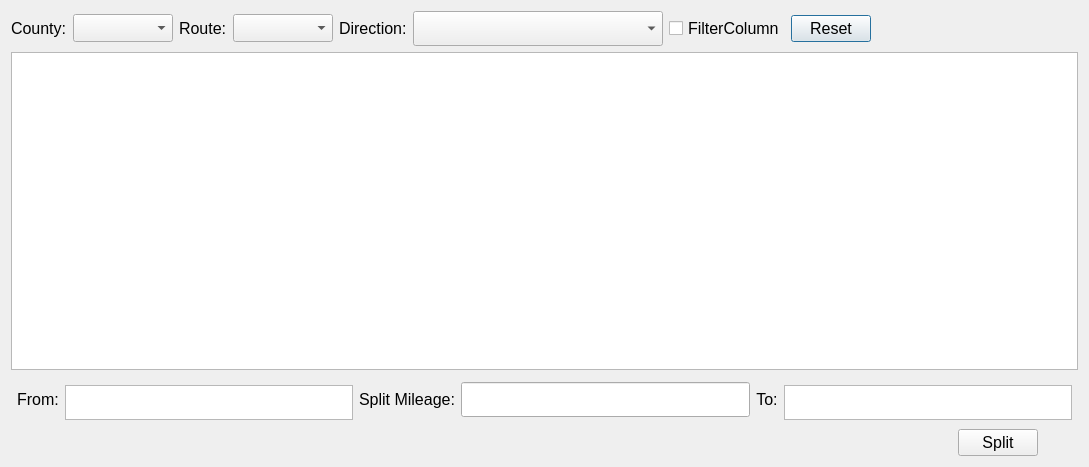
<?xml version="1.0" encoding="UTF-8"?>
<ui version="4.0">
 <class>DialogSplitSections</class>
 <widget class="QDialog" name="DialogSplitSections">
  <property name="geometry">
   <rect>
    <x>0</x>
    <y>0</y>
    <width>1089</width>
    <height>467</height>
   </rect>
  </property>
  <property name="font">
   <font>
    <pointsize>12</pointsize>
   </font>
  </property>
  <property name="windowTitle">
   <string>Split Sections</string>
  </property>
  <layout class="QVBoxLayout" name="verticalLayout">
   <item>
    <layout class="QHBoxLayout" name="horizontalLayout">
     <item>
      <widget class="QLabel" name="labelCounty">
       <property name="font">
        <font>
         <pointsize>12</pointsize>
        </font>
       </property>
       <property name="text">
        <string>County:</string>
       </property>
      </widget>
     </item>
     <item>
      <widget class="QComboBox" name="comboBoxCounty">
       <property name="minimumSize">
        <size>
         <width>100</width>
         <height>28</height>
        </size>
       </property>
       <property name="maximumSize">
        <size>
         <width>200</width>
         <height>16777215</height>
        </size>
       </property>
       <property name="font">
        <font>
         <pointsize>12</pointsize>
        </font>
       </property>
       <property name="toolTip">
        <string>&lt;html&gt;&lt;head/&gt;&lt;body&gt;&lt;p&gt;Please Select County&lt;/p&gt;&lt;/body&gt;&lt;/html&gt;</string>
       </property>
       <property name="statusTip">
        <string>Select County</string>
       </property>
      </widget>
     </item>
     <item>
      <widget class="QLabel" name="labelRoute">
       <property name="font">
        <font>
         <pointsize>12</pointsize>
        </font>
       </property>
       <property name="text">
        <string>Route:</string>
       </property>
      </widget>
     </item>
     <item>
      <widget class="QComboBox" name="comboBoxRoute">
       <property name="minimumSize">
        <size>
         <width>100</width>
         <height>28</height>
        </size>
       </property>
       <property name="maximumSize">
        <size>
         <width>200</width>
         <height>16777215</height>
        </size>
       </property>
       <property name="font">
        <font>
         <pointsize>12</pointsize>
        </font>
       </property>
       <property name="toolTip">
        <string>&lt;html&gt;&lt;head/&gt;&lt;body&gt;&lt;p&gt;Please Select Route&lt;/p&gt;&lt;/body&gt;&lt;/html&gt;</string>
       </property>
       <property name="statusTip">
        <string>Select Route</string>
       </property>
      </widget>
     </item>
     <item>
      <widget class="QLabel" name="labelDirection">
       <property name="font">
        <font>
         <pointsize>12</pointsize>
        </font>
       </property>
       <property name="text">
        <string>Direction:</string>
       </property>
      </widget>
     </item>
     <item>
      <widget class="QComboBox" name="comboBoxDirection">
       <property name="minimumSize">
        <size>
         <width>250</width>
         <height>35</height>
        </size>
       </property>
       <property name="maximumSize">
        <size>
         <width>200</width>
         <height>16777215</height>
        </size>
       </property>
       <property name="font">
        <font>
         <pointsize>12</pointsize>
        </font>
       </property>
       <property name="toolTip">
        <string>Please Select Direction</string>
       </property>
       <property name="statusTip">
        <string>Select Direction</string>
       </property>
      </widget>
     </item>
     <item>
      <widget class="QCheckBox" name="FilterColumncheckBox">
       <property name="font">
        <font>
         <pointsize>12</pointsize>
        </font>
       </property>
       <property name="text">
        <string>FilterColumn</string>
       </property>
      </widget>
     </item>
     <item>
      <widget class="QPushButton" name="pushButtonReset">
       <property name="font">
        <font>
         <pointsize>12</pointsize>
        </font>
       </property>
       <property name="text">
        <string>Reset</string>
       </property>
      </widget>
     </item>
     <item>
      <spacer name="horizontalSpacer">
       <property name="font">
        <font>
         <pointsize>12</pointsize>
        </font>
       </property>
       <property name="orientation">
        <enum>Qt::Horizontal</enum>
       </property>
       <property name="sizeHint" stdset="0">
        <size>
         <width>40</width>
         <height>20</height>
        </size>
       </property>
      </spacer>
     </item>
    </layout>
   </item>
   <item>
    <widget class="QTableWidget" name="tableWidget">
     <property name="font">
      <font>
       <pointsize>12</pointsize>
      </font>
     </property>
    </widget>
   </item>
   <item>
    <layout class="QHBoxLayout" name="horizontalLayout_2">
     <property name="leftMargin">
      <number>6</number>
     </property>
     <property name="topMargin">
      <number>6</number>
     </property>
     <property name="rightMargin">
      <number>6</number>
     </property>
     <property name="bottomMargin">
      <number>6</number>
     </property>
     <item>
      <widget class="QLabel" name="label">
       <property name="font">
        <font>
         <pointsize>12</pointsize>
        </font>
       </property>
       <property name="text">
        <string>From:</string>
       </property>
       <property name="alignment">
        <set>Qt::AlignCenter</set>
       </property>
      </widget>
     </item>
     <item>
      <widget class="QTextEdit" name="textEditFrom">
       <property name="sizePolicy">
        <sizepolicy hsizetype="Expanding" vsizetype="Preferred">
         <horstretch>0</horstretch>
         <verstretch>0</verstretch>
        </sizepolicy>
       </property>
       <property name="minimumSize">
        <size>
         <width>0</width>
         <height>35</height>
        </size>
       </property>
       <property name="maximumSize">
        <size>
         <width>16777215</width>
         <height>28</height>
        </size>
       </property>
       <property name="font">
        <font>
         <pointsize>12</pointsize>
        </font>
       </property>
       <property name="readOnly">
        <bool>true</bool>
       </property>
      </widget>
     </item>
     <item>
      <widget class="QLabel" name="label_3">
       <property name="font">
        <font>
         <pointsize>12</pointsize>
        </font>
       </property>
       <property name="text">
        <string>Split Mileage:</string>
       </property>
       <property name="alignment">
        <set>Qt::AlignCenter</set>
       </property>
      </widget>
     </item>
     <item>
      <widget class="QLineEdit" name="lineEditSplit">
       <property name="minimumSize">
        <size>
         <width>0</width>
         <height>35</height>
        </size>
       </property>
       <property name="inputMask">
        <string>9999999</string>
       </property>
      </widget>
     </item>
     <item>
      <widget class="QLabel" name="label_2">
       <property name="font">
        <font>
         <pointsize>12</pointsize>
        </font>
       </property>
       <property name="text">
        <string>To:</string>
       </property>
       <property name="alignment">
        <set>Qt::AlignCenter</set>
       </property>
      </widget>
     </item>
     <item>
      <widget class="QTextEdit" name="textEditTo">
       <property name="sizePolicy">
        <sizepolicy hsizetype="Expanding" vsizetype="Preferred">
         <horstretch>0</horstretch>
         <verstretch>0</verstretch>
        </sizepolicy>
       </property>
       <property name="minimumSize">
        <size>
         <width>0</width>
         <height>35</height>
        </size>
       </property>
       <property name="maximumSize">
        <size>
         <width>16777215</width>
         <height>28</height>
        </size>
       </property>
       <property name="font">
        <font>
         <pointsize>12</pointsize>
        </font>
       </property>
       <property name="layoutDirection">
        <enum>Qt::RightToLeft</enum>
       </property>
       <property name="readOnly">
        <bool>true</bool>
       </property>
      </widget>
     </item>
    </layout>
   </item>
   <item>
    <layout class="QHBoxLayout" name="horizontalLayout_3" stretch="40,0,0">
     <item>
      <spacer name="horizontalSpacer_3">
       <property name="orientation">
        <enum>Qt::Horizontal</enum>
       </property>
       <property name="sizeHint" stdset="0">
        <size>
         <width>40</width>
         <height>20</height>
        </size>
       </property>
      </spacer>
     </item>
     <item>
      <widget class="QPushButton" name="pushButtonSplit">
       <property name="font">
        <font>
         <pointsize>12</pointsize>
        </font>
       </property>
       <property name="text">
        <string>Split</string>
       </property>
      </widget>
     </item>
     <item>
      <spacer name="horizontalSpacer_2">
       <property name="orientation">
        <enum>Qt::Horizontal</enum>
       </property>
       <property name="sizeHint" stdset="0">
        <size>
         <width>40</width>
         <height>20</height>
        </size>
       </property>
      </spacer>
     </item>
    </layout>
   </item>
  </layout>
 </widget>
 <resources/>
 <connections/>
</ui>
